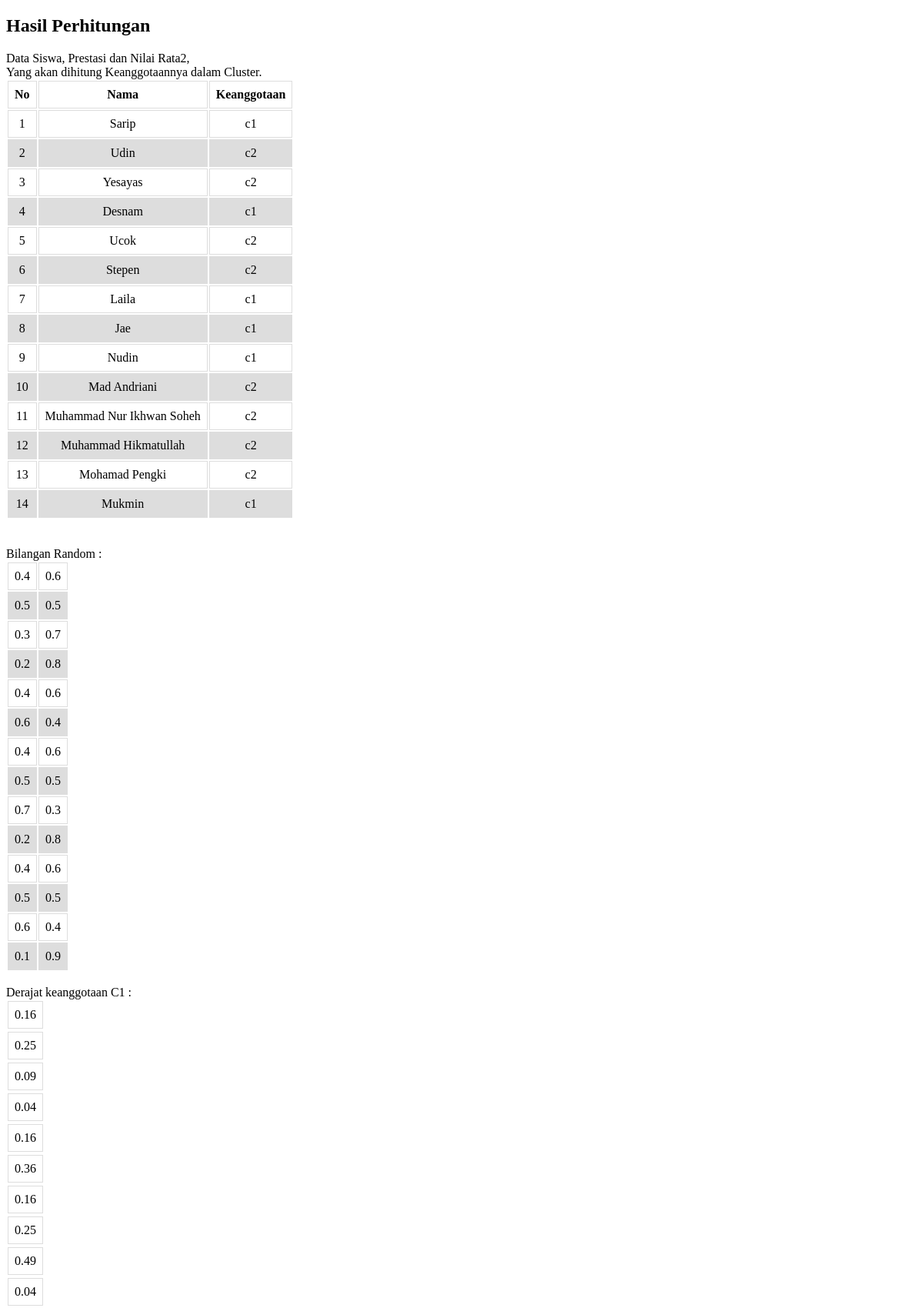
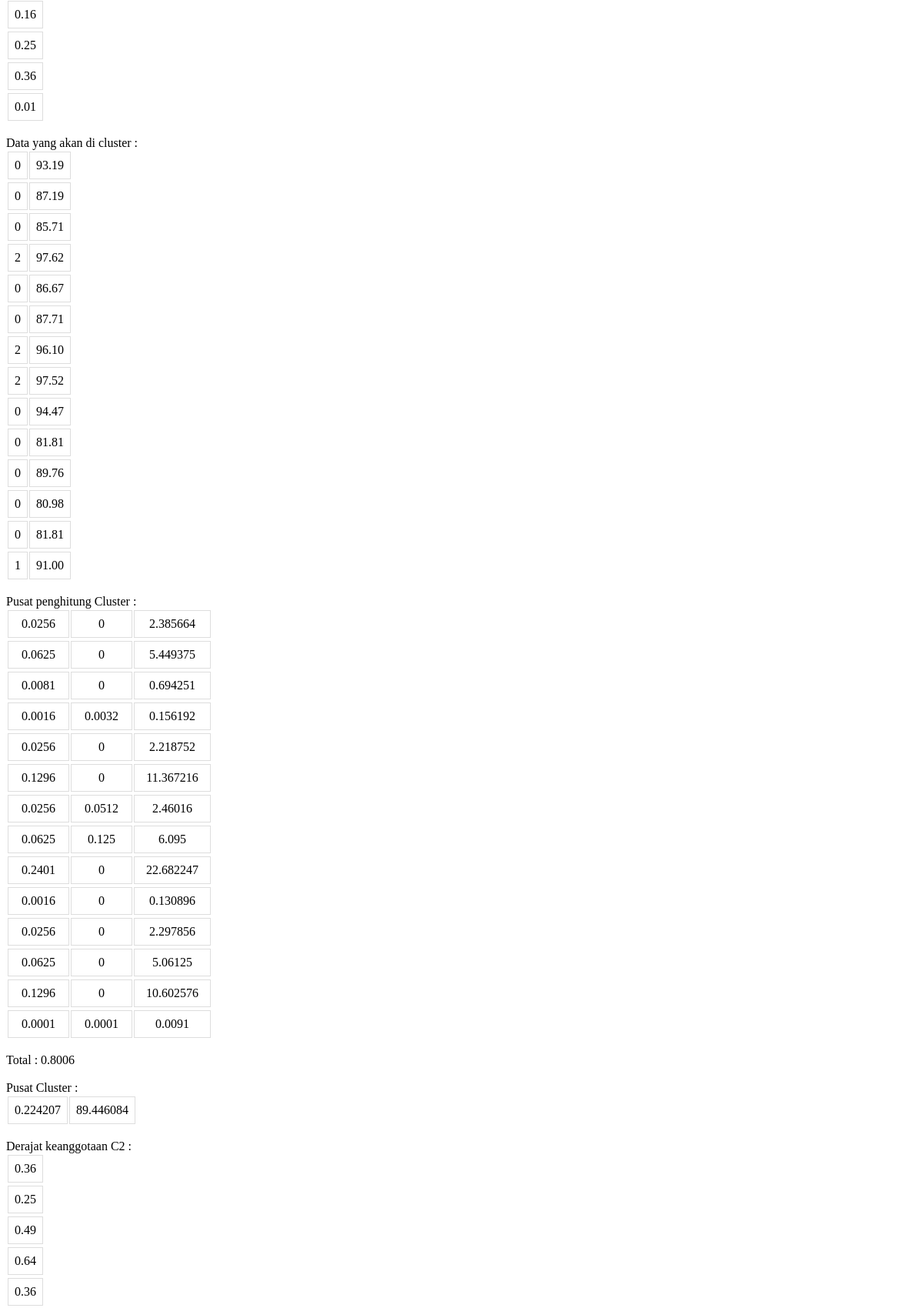
Page /perhitungan.php (upper part) on the committed database (2 pictures, top to bottom).
### tables this page shows
CREATE TABLE `dataset` (
  `id` int(12) NOT NULL,
  `nama` varchar(32) NOT NULL,
  `x1` varchar(64) NOT NULL,
  `x2` varchar(64) NOT NULL,
  `c` varchar(64) NOT NULL
);

CREATE TABLE `bildom` (
  `id` int(12) NOT NULL,
  `u1` varchar(12) NOT NULL,
  `u2` varchar(12) NOT NULL,
  `kj_sum` varchar(64) NOT NULL,
  `lj_sum` varchar(64) NOT NULL,
  `on_sum` varchar(64) NOT NULL,
  `pn_sum` varchar(64) NOT NULL
);

CREATE TABLE `datatest` (
  `id` int(12) NOT NULL,
  `nama` varchar(12) NOT NULL,
  `x1` int(12) NOT NULL,
  `x2` varchar(12) NOT NULL
);

### perhitungan.php (the view, shortened to what this page needs)
<!DOCTYPE html>
<h2>Hasil Perhitungan</h2>
Data Siswa, Prestasi dan Nilai Rata2,<br/>
Yang akan dihitung Keanggotaannya dalam Cluster.<br/>
    <table>
    <thead>
    <tr>
      <th rowspan="2">No</th>
      <th rowspan="2">Nama</th>
      <th colspan="2">Keanggotaan</th>
    </thead>
    <?php
    include 'koneksi.php';
    $no = 1;
    $data = mysqli_query($koneksi, "SELECT * FROM dataset");
    while($d = mysqli_fetch_array($data)){
    ?>
    <tr>
      <td><?= $no++ ?></td>
      <td><?= $d['nama'] ?></td>
      <td><?= $d['c'] ?></td>
    </tr>
        <?php } ?>
        </table>
Bilangan Random :
<table>
<?php
$j_sum  = 0;
$k_sum  = 0;
$l_sum  = 0;
$kj_sum = 0;
$lj_sum = 0;
$data = mysqli_query($koneksi,"SELECT c . * , p . *
FROM bildom c, datatest p
WHERE c.id = p.id");
while($u = mysqli_fetch_array($data)){
    $u1     = $u['u1'];
    $u2     = $u['u2'];
        ?>
        <tr>
            <td><?= $u1;    ?></td>
            <td><?= $u2;    ?></td>
        </tr>
            <?php
            }
            ?>
            </table>
            Derajat keanggotaan C1 :
            <?php
            $data = mysqli_query($koneksi,"SELECT c . * , p . *
            FROM bildom c, datatest p
            WHERE c.id = p.id");
            while($u = mysqli_fetch_array($data)){
                $u1     = $u['u1'];
                $dkc1   = $u1 * $u1;
            ?>
            <table>
            <tr>
            <td><?= $dkc1;    ?></td>
            <?php }
            ?>
            </table>
            <br/>
            Data yang akan di cluster :
            <?php
            $data = mysqli_query($koneksi,"SELECT c . * , p . *
            FROM bildom c, datatest p
            WHERE c.id = p.id");
            while($u = mysqli_fetch_array($data)){
                $x1     = $u['x1'];
                $x2     = $u['x2'];
            ?>
            <table>
            <tr>
            <td><?= $x1;    ?></td>
            <td><?= $x2;    ?></td>
            <?php }
            ?>
            </table>
            <br/>
            Pusat penghitung Cluster :
            <?php
            $data = mysqli_query($koneksi,"SELECT c . * , p . *
            FROM bildom c, datatest p
            WHERE c.id = p.id");
            while($u = mysqli_fetch_array($data)){
                $u1     = $u['u1'];
                $x1     = $u['x1'];
                $x2     = $u['x2'];
                $dkc1   = $u1 * $u1;
                $j      = $dkc1 * $dkc1;
                $k      = $j * $x1;
                $l      = $j * $x2;
                $j_sum += $j;
                $k_sum += $k;
                $l_sum += $l;
                $kj_sum = $k_sum / $j_sum;
                $lj_sum = $l_sum / $j_sum;
            ?>
            <table>
            <col width="80">
            <col width="80">
            <col width="100">
            <td><?= $j;     ?></td>
            <td><?= $k;     ?></td>
            <td><?= $l;     ?></td>
            <?php }
            ?>
            </table>
            <br/>
            Total : <?= $j_sum ?>
            <br/>
            <br/>
            Pusat Cluster :
            <table>
            <td><?= number_format( $kj_sum,6,".",",") ?>
            <td><?= number_format( $lj_sum,6,".",",") ?>
            </table>
            <br/>
            Derajat keanggotaan C2 :
            <?php
            $data = mysqli_query($koneksi,"SELECT c . * , p . *
            FROM bildom c, datatest p
            WHERE c.id = p.id");
            while($u = mysqli_fetch_array($data)){
                $u2     = $u['u2'];
                $dkc2   = $u2 * $u2;
            ?>
            <table>
            <tr>
            <td><?= $dkc2;    ?></td>
            <?php }
            ?>
            </table>

### perhitungan.php (style rules this page uses)
td, th { border: 1px solid #dddddd; text-align: center; padding: 8px; }
tr:nth-child(even) { background-color: #dddddd; }

### rows in the picture
dataset: nama "Sarip", c "c1"
dataset: nama "Udin", c "c2"
dataset: nama "Yesayas", c "c2"
dataset: nama "Desnam", c "c1"
dataset: nama "Ucok", c "c2"
dataset: nama "Stepen", c "c2"
dataset: nama "Laila", c "c1"
dataset: nama "Jae", c "c1"
dataset: nama "Nudin", c "c1"
dataset: nama "Mad Andriani", c "c2"
dataset: nama "Muhammad Nur Ikhwan Soheh", c "c2"
dataset: nama "Muhammad Hikmatullah", c "c2"
dataset: nama "Mohamad Pengki", c "c2"
dataset: nama "Mukmin", c "c1"
bildom: u1 "0.4", u2 "0.6", u1 "0.16", datatest.x1 "0", datatest.x2 "93.19", u1 "0.0256", u1.x2 "2.385664", u2 "0.36"
bildom: u1 "0.5", u2 "0.5", u1 "0.25", datatest.x1 "0", datatest.x2 "87.19", u1 "0.0625", u1.x2 "5.449375", u2 "0.25"
bildom: u1 "0.3", u2 "0.7", u1 "0.09", datatest.x1 "0", datatest.x2 "85.71", u1 "0.0081", u1.x2 "0.694251", u2 "0.49"
bildom: u1 "0.2", u2 "0.8", u1 "0.04", datatest.x1 "2", datatest.x2 "97.62", u1 "0.0016", u1.x1 "0.0032", u1.x2 "0.156192", u2 "0.64"
bildom: u1 "0.4", u2 "0.6", u1 "0.16", datatest.x1 "0", datatest.x2 "86.67", u1 "0.0256", u1.x2 "2.218752", u2 "0.36"
bildom: u1 "0.6", u2 "0.4", u1 "0.36", datatest.x1 "0", datatest.x2 "87.71", u1 "0.1296", u1.x2 "11.367216"
bildom: u1 "0.4", u2 "0.6", u1 "0.16", datatest.x1 "2", datatest.x2 "96.10", u1 "0.0256", u1.x1 "0.0512", u1.x2 "2.46016"
bildom: u1 "0.5", u2 "0.5", u1 "0.25", datatest.x1 "2", datatest.x2 "97.52", u1 "0.0625", u1.x1 "0.125", u1.x2 "6.095"
bildom: u1 "0.7", u2 "0.3", u1 "0.49", datatest.x1 "0", datatest.x2 "94.47", u1 "0.2401", u1.x2 "22.682247"
bildom: u1 "0.2", u2 "0.8", u1 "0.04", datatest.x1 "0", datatest.x2 "81.81", u1 "0.0016", u1.x2 "0.130896"
bildom: u1 "0.4", u2 "0.6", u1 "0.16", datatest.x1 "0", datatest.x2 "89.76", u1 "0.0256", u1.x2 "2.297856"
bildom: u1 "0.5", u2 "0.5", u1 "0.25", datatest.x1 "0", datatest.x2 "80.98", u1 "0.0625", u1.x2 "5.06125"
bildom: u1 "0.6", u2 "0.4", u1 "0.36", datatest.x1 "0", datatest.x2 "81.81", u1 "0.1296", u1.x2 "10.602576"
bildom: u1 "0.1", u2 "0.9", u1 "0.01", datatest.x1 "1", datatest.x2 "91.00", u1 "0.0001", u1.x1 "0.0001", u1.x2 "0.0091"

### other values in the picture
$j_sum "0.8006"
$kj_sum "0.224207"
$lj_sum "89.446084"
